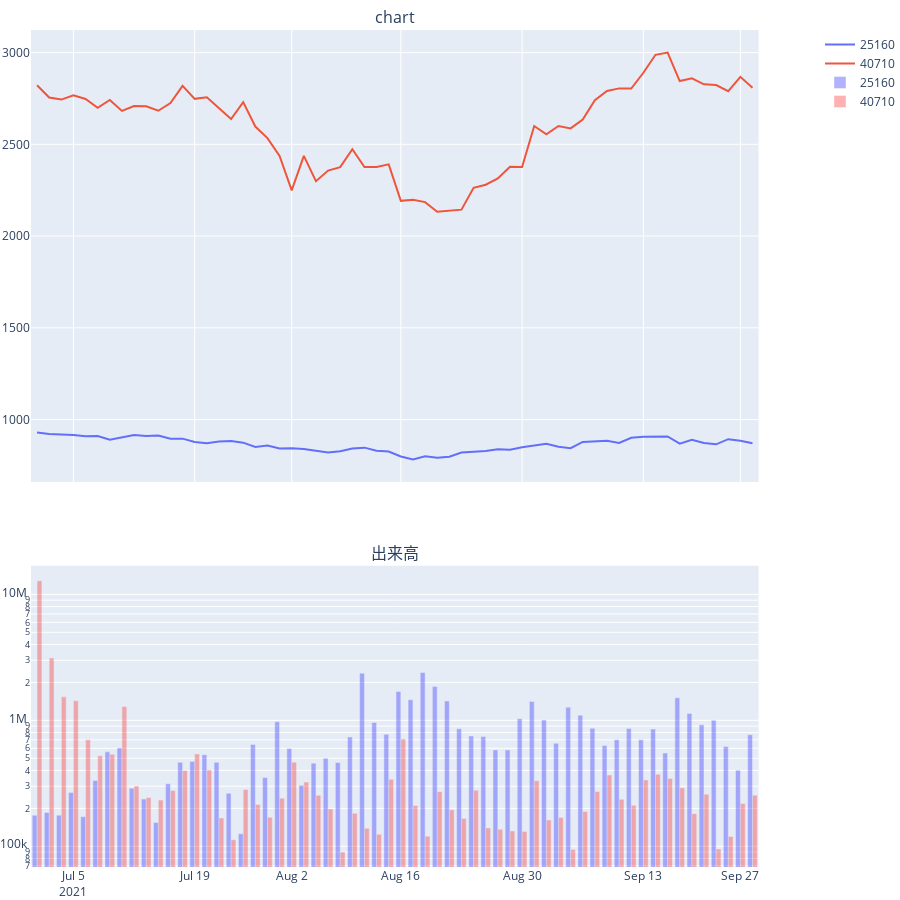
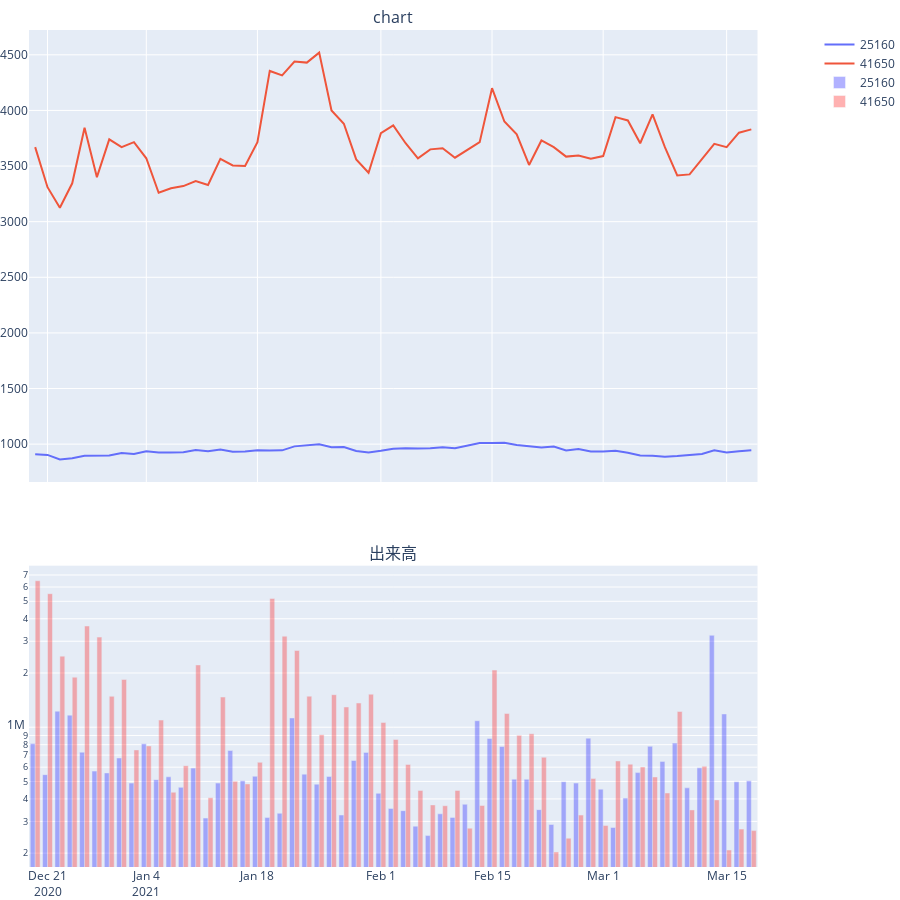
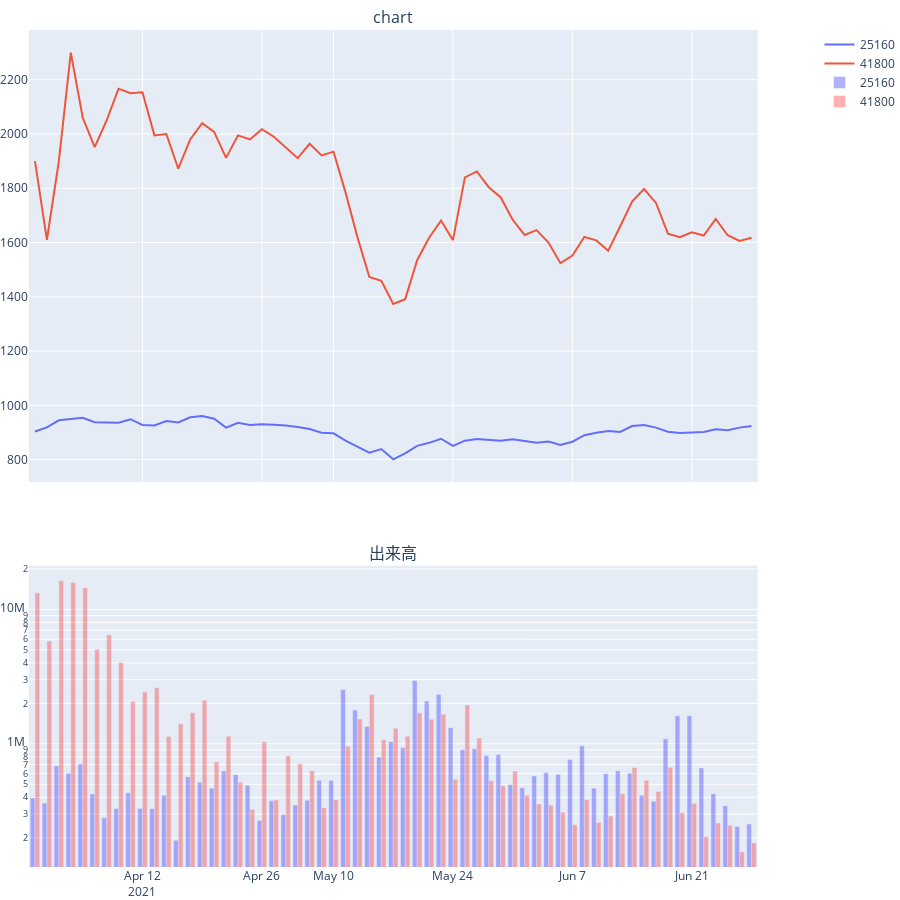

Here is the notebook cell these charts were saved with, in order:
### Code cell
for code in dict_target_change_ipo.keys():
    print(code)
    # strftimeで文字列型に変換して、int()関数で変換
    start = dict_target_change_ipo[code][2].strftime('%Y%m%d')
    end = dict_target_change_ipo[code][3].strftime('%Y%m%d')
    vi.pairchart(dict_target_change_ipo[code][0],dict_target_change_ipo[code][1],start,end,indexing=False,corr=True,corr_span=5,diff=False,add_volume=True,add_volume_log=True)
    # df確認用　下2行
    # print(dict_target_change_ipo[code][0])
    # print(dict_target_change_ipo[code][1])
